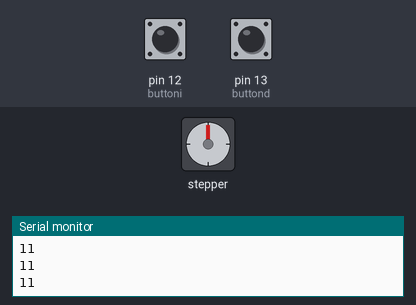
The sketch below on a simulated Arduino Uno, built with avr-gcc and run on an emulated ATmega328P. On the bench: stepper motor, the last lines printed to the serial monitor. Inputs (shaded band) come from the test bench; at power-on: pin 12 (buttoni) HIGH, pin 13 (buttond) HIGH. Stepper angles assume 2048 steps per turn.

Above: at 1.2 s.
1.3 s: pin 12 (buttoni) pulled LOW for 0.15 s
At 1.46 s:
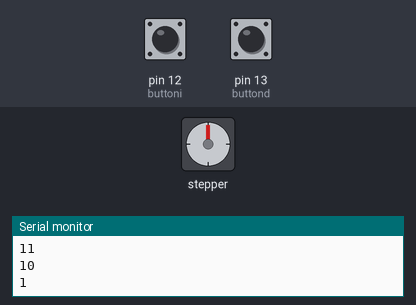
At 2.09 s:
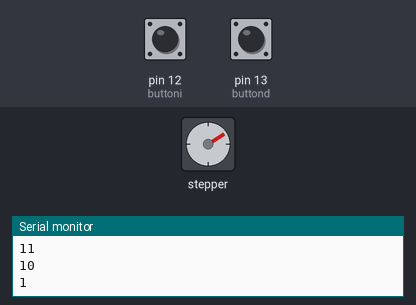
4.3 s: pin 13 (buttond) pulled LOW for 3.2 s
At 4.61 s:
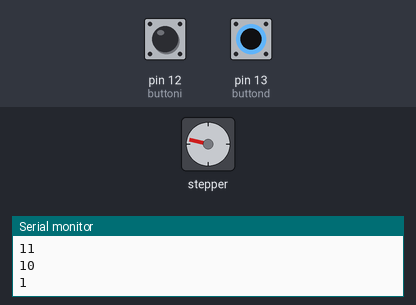
9.0 s: pin 12 (buttoni) pulled LOW for 1 s
Timing chart, 0 to 14.9 s (numbered marks = the images above; inputs shaded):
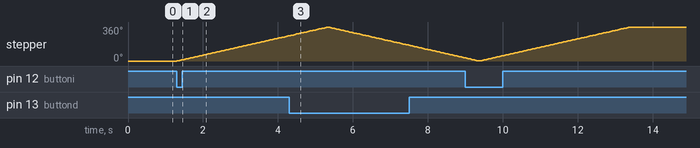

Measured:
- after the input at 1.3 s, stepper: keeps turning clockwise at about 90°/s, starting at once

The sketch:

button_with_steper_motor.ino
```cpp
#include <Stepper.h>
int rev = 2048;
int d = 500;
int readi;
int readd;
int newreadi = 0;
int newreadd = 0;
int buttoni = 12;
int buttond = 13;
Stepper mymotor (rev, 8,10,9,11);

void setup() {
  // put your setup code here, to run once:
Serial.begin(9600);
mymotor.setSpeed(15);
pinMode(buttoni, INPUT);
digitalWrite(buttoni, HIGH);
pinMode(buttond, INPUT);
digitalWrite(buttond, HIGH);
}

void loop() {
  readi = digitalRead(buttoni);
  readd = digitalRead(buttond);

  Serial.println(readi);
  Serial.print( readd);
  // put your main code here, to run repeatedly:
if (readi == 0 && newreadi == 0  ){
  rev=rev*(1);
  mymotor.step(rev);
  newreadi == 0;
}
if(readd == 0 && newreadd == 0){

  mymotor.step(-rev);
  newreadd == 0;
}
}
```
